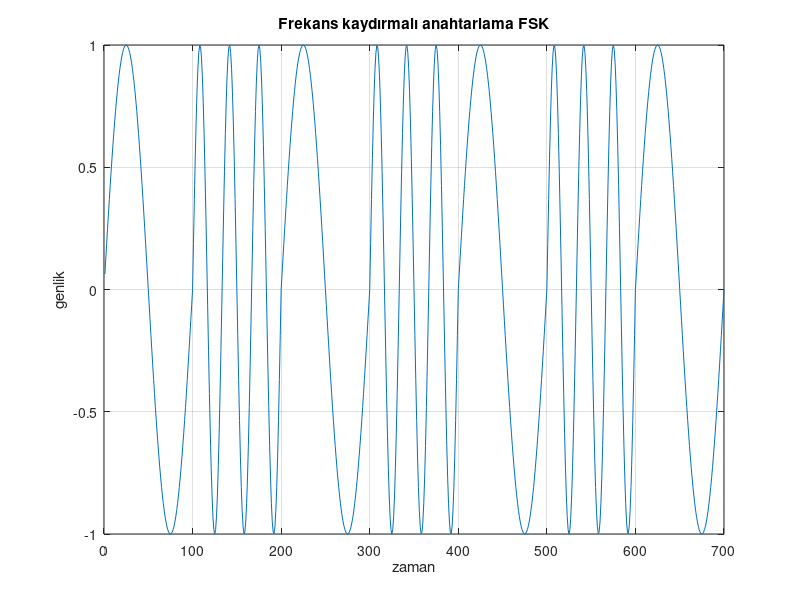

MATLAB code for this plot:
clc;
clear;
close all;
f1=10;
f2=30;
s=[1 0 1 0 1 0 1];
a=length(s);

for i=1:a
  if s(1,i) == 1
    freg=f1*s(1,i);
    f=f1*s(1,i);
    for t=(i-1)*100+1:i*100
      x(t)=sin(2*pi*freg*t/1000);
    endfor
  elseif s(1,i) == 0
    b=(2*s(1,i))+1;
    freg=f2*b;
    for t=(i-1)*100+1:i*100
      x(t)=sin(2*pi*freg*t/1000);
    endfor
  endif
endfor

plot(x);
xlabel('zaman');ylabel('genlik');
title('Frekans kaydırmalı anahtarlama FSK');grid on;
